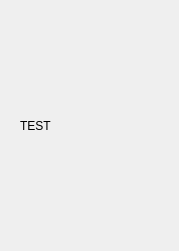
<?xml version="1.0" encoding="UTF-8"?>
<ui version="4.0">
 <class>Form</class>
 <widget class="QWidget" name="Form">
  <property name="geometry">
   <rect>
    <x>0</x>
    <y>0</y>
    <width>179</width>
    <height>251</height>
   </rect>
  </property>
  <property name="windowTitle">
   <string>Form</string>
  </property>
  <layout class="QVBoxLayout" name="verticalLayout_2">
   <item>
    <widget class="QWidget" name="MainWidget" native="true">
     <layout class="QVBoxLayout" name="verticalLayout">
      <item>
       <widget class="QLabel" name="label">
        <property name="text">
         <string>TEST</string>
        </property>
       </widget>
      </item>
     </layout>
    </widget>
   </item>
  </layout>
 </widget>
 <resources/>
 <connections/>
</ui>
